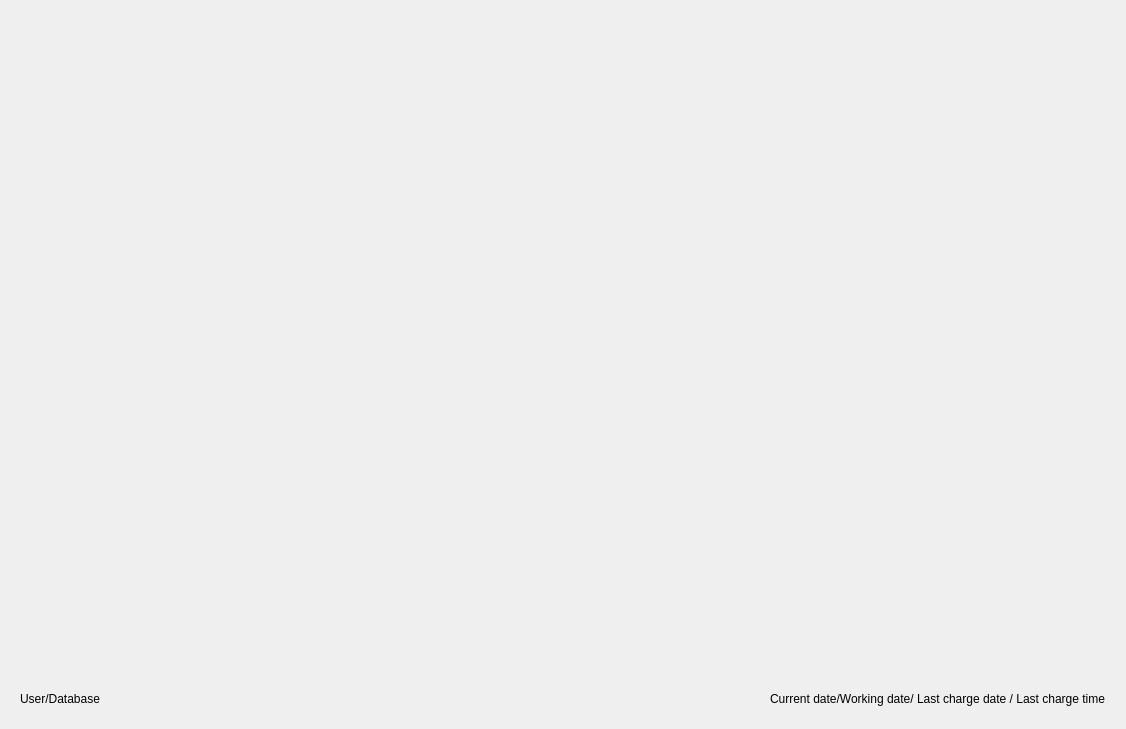
<?xml version="1.0" encoding="UTF-8"?>
<ui version="4.0">
 <class>WHomePage</class>
 <widget class="QWidget" name="WHomePage">
  <property name="geometry">
   <rect>
    <x>0</x>
    <y>0</y>
    <width>1126</width>
    <height>729</height>
   </rect>
  </property>
  <property name="windowTitle">
   <string>Form</string>
  </property>
  <layout class="QVBoxLayout" name="verticalLayout">
   <item>
    <widget class="QWidget" name="widget" native="true">
     <property name="sizePolicy">
      <sizepolicy hsizetype="Preferred" vsizetype="Preferred">
       <horstretch>0</horstretch>
       <verstretch>1</verstretch>
      </sizepolicy>
     </property>
     <layout class="QHBoxLayout" name="horizontalLayout_2"/>
    </widget>
   </item>
   <item>
    <widget class="QWidget" name="widget_2" native="true">
     <property name="sizePolicy">
      <sizepolicy hsizetype="Expanding" vsizetype="Minimum">
       <horstretch>0</horstretch>
       <verstretch>0</verstretch>
      </sizepolicy>
     </property>
     <layout class="QHBoxLayout" name="horizontalLayout">
      <item>
       <widget class="QLabel" name="lbUserInfo">
        <property name="text">
         <string>User/Database</string>
        </property>
       </widget>
      </item>
      <item>
       <spacer name="horizontalSpacer">
        <property name="orientation">
         <enum>Qt::Horizontal</enum>
        </property>
        <property name="sizeHint" stdset="0">
         <size>
          <width>696</width>
          <height>20</height>
         </size>
        </property>
       </spacer>
      </item>
      <item>
       <widget class="QLabel" name="lbDateInfo">
        <property name="text">
         <string>Current date/Working date/ Last charge date / Last charge time</string>
        </property>
       </widget>
      </item>
     </layout>
    </widget>
   </item>
  </layout>
 </widget>
 <resources/>
 <connections/>
</ui>
